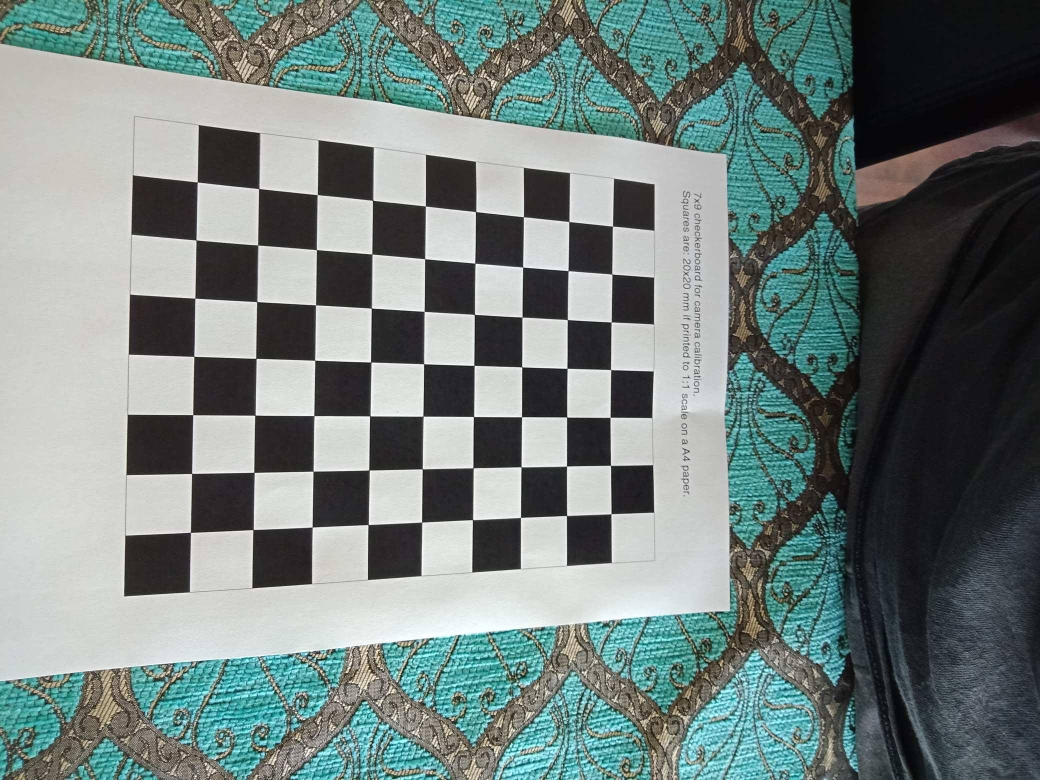
#> input picture P006-Robot_Puppy_Butler/02-Software/Shepherd/Calibration/CH03.jpg, 2080 x 1560 px (shown at 1/2 size); its folder holds 2 pictures in this run
$ python shepherd.py
#> lines starting #> are read from the running program, lines starting #| are printed output that depends on the picture; after the words box and inside, x2 and y2 are one past the last pixel; in counts of white or black regions, pixels touching at a corner belong together
import numpy as np
import cv2
import glob
import cv2.aruco as aruco

check_x = 7
check_y = 9

# termination criteria
criteria = (cv2.TERM_CRITERIA_EPS + cv2.TERM_CRITERIA_MAX_ITER, 30, 0.001)

# prepare object points, like (0,0,0), (1,0,0), (2,0,0) ....,(6,5,0)
objp = np.zeros((check_x*check_y,3), np.float32)
objp[:,:2] = np.mgrid[0:check_x,0:check_y].T.reshape(-1,2)

# Arrays to store object points and image points from all the images.
objpoints = [] # 3d point in real world space
imgpoints = [] # 2d points in image plane.


images = glob.glob('Calibration/*.jpg')

for fname in images:
    print(fname)
    img = cv2.imread(fname)
#> img is the input picture: shape (1560, 2080, 3); mean B, G, R 125.5, 128, 114.6
    gray = cv2.cvtColor(img,cv2.COLOR_BGR2GRAY)
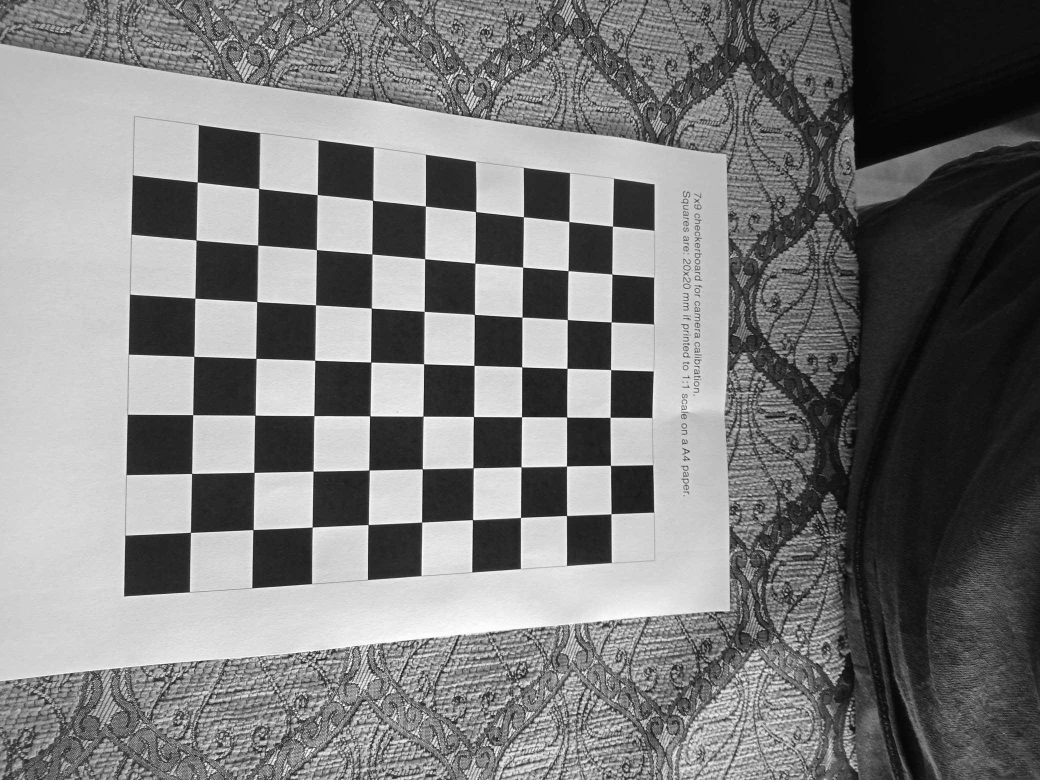
#> gray: shape (1560, 2080) (shown at 1/2 size); min 0, max 255, mean 123.7

    # Find the chess board corners
    ret, corners = cv2.findChessboardCorners(gray, (check_x,check_y),None)
#> ret = True; corners = 63 rows, first 8: [381.3, 1065.4], [384, 947.2], [386.3, 829.7], [387.9, 713.1], [390.1, 596.8], [392.6, 480.6], [394.8, 364.4], [506.4, 1060.1]

    # If found, add object points, image points (after refining them)
    if ret == True:

        objpoints.append(objp)

        corners2 = cv2.cornerSubPix(gray,corners,(check_x,check_y),(-1,-1),criteria)
#> corners2 = 63 rows, first 8: [381.3, 1065.3], [383.7, 947.4], [386.1, 829.8], [388.1, 713.2], [390.3, 596.8], [392.5, 480.4], [394.9, 364.5], [506.6, 1059.7]
        imgpoints.append(corners2)

        # Draw and display the corners
        img = cv2.drawChessboardCorners(img, (check_x,check_y), corners2,ret)
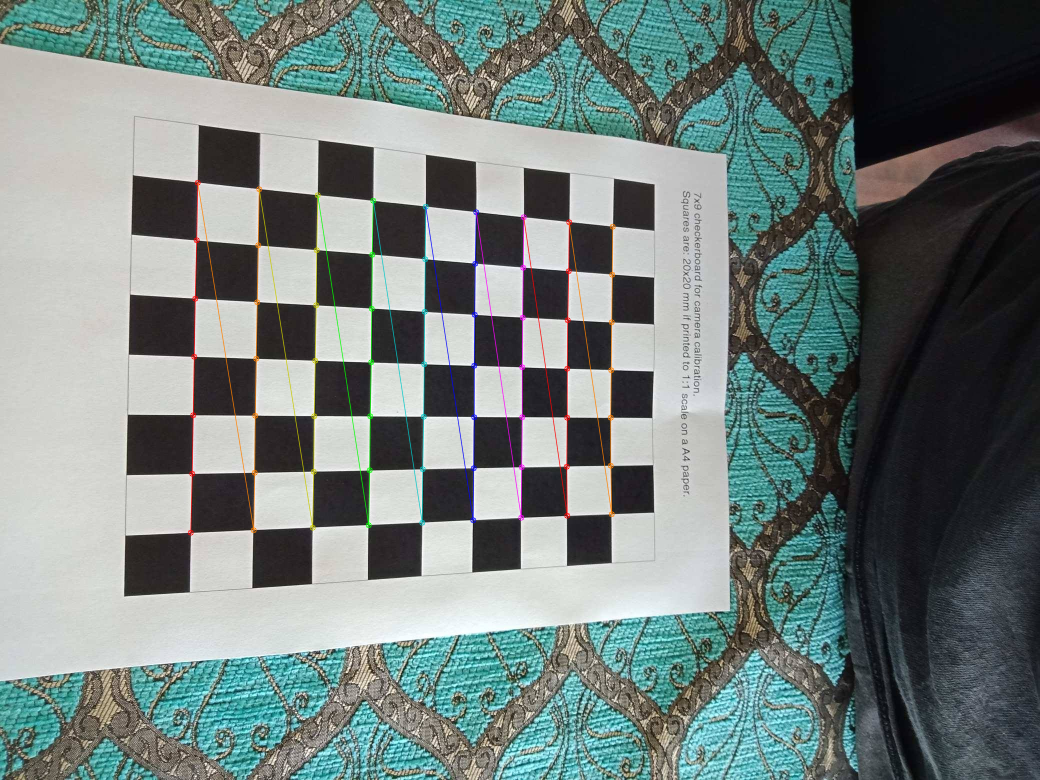
#> img: shape (1560, 2080, 3) (shown at 1/2 size); 1.15% of pixels changed, all inside (x1, y1, x2, y2) = (375, 359, 1232, 1072)
        cv2.imshow(fname,img)
        cv2.waitKey(500)
#> pass 2 of the loop `for fname in images:`:
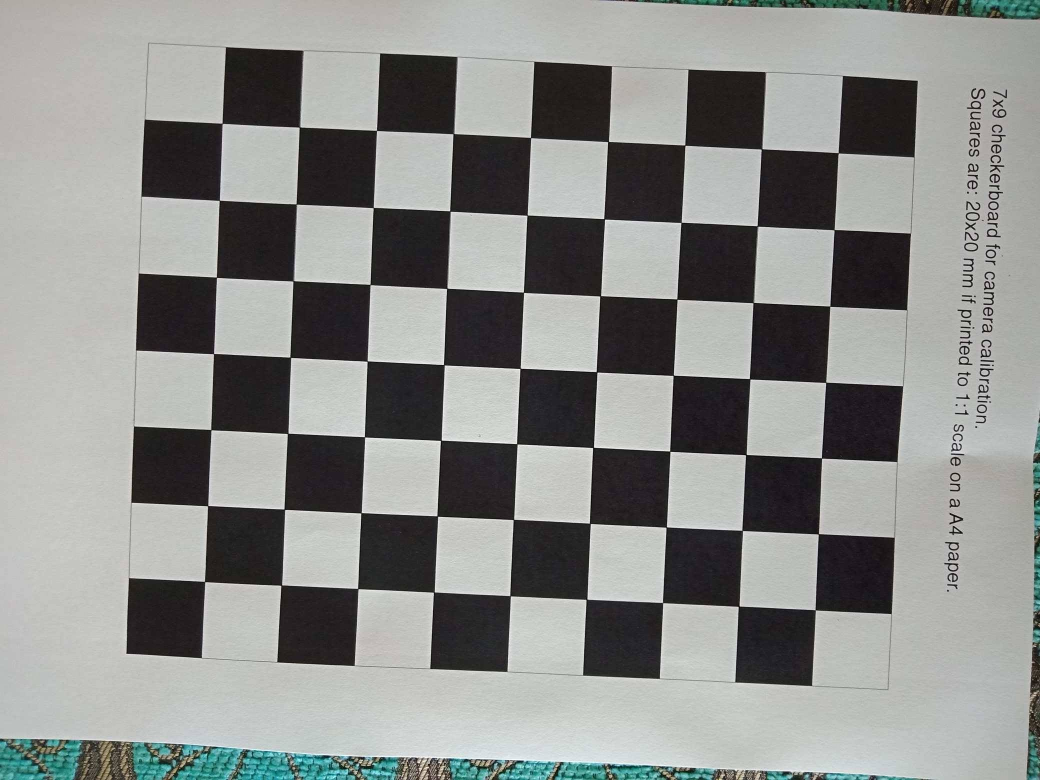
#> input picture P006-Robot_Puppy_Butler/02-Software/Shepherd/Calibration/CH04.jpg, 2080 x 1560 px (shown at 1/2 size)
#> img is the input picture: shape (1560, 2080, 3); mean B, G, R 139.1, 141.8, 140
#> `ret, corners = cv2.findChessboardCorners(gray, (check_x,check_y),None)`: corners = 63 rows, first 8: [409.5, 1163.6], [415.9, 1011.8], [422.4, 859.8], [427.5, 707.7], [433.3, 554.9], [438.9, 401], [444.7, 247], [562.9, 1170.7]
#> corners2 = 63 rows, first 8: [409.6, 1163.6], [416, 1011.7], [422.3, 859.7], [427.5, 707.7], [433.3, 555], [438.9, 401.1], [444.7, 247.1], [562.9, 1170.7]
#> `img = cv2.drawChessboardCorners(img, (check_x,check_y), corners2,ret)`:
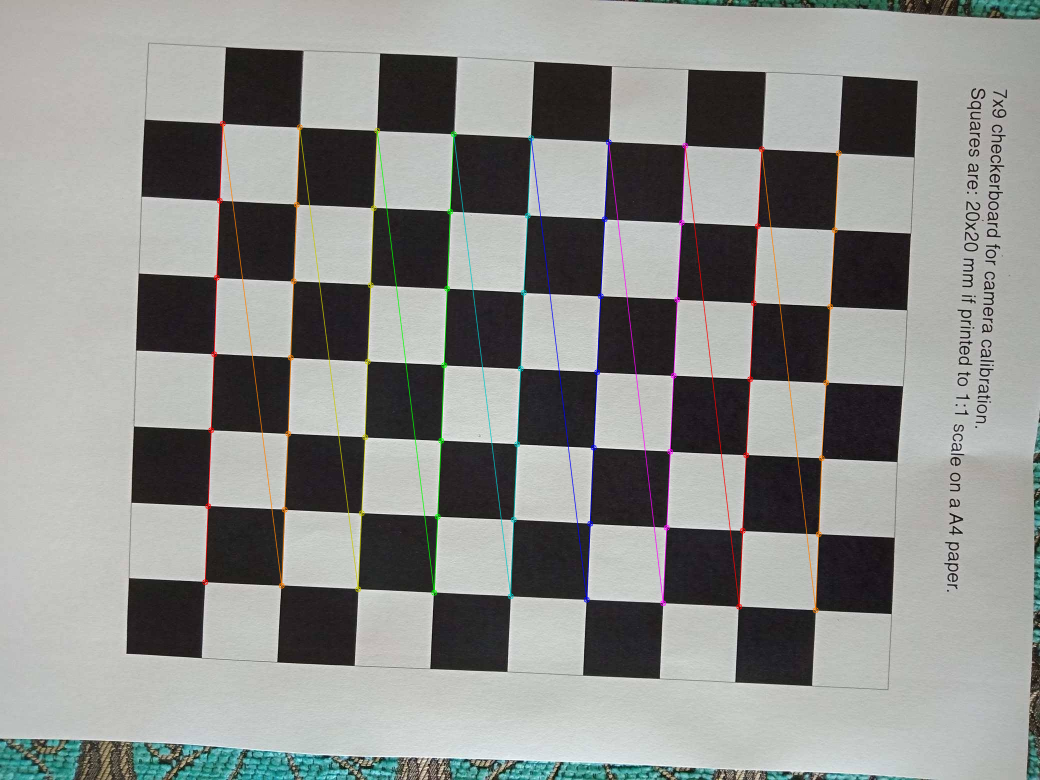
#> img: shape (1560, 2080, 3) (shown at 1/2 size); 1.6% of pixels changed, all inside (x1, y1, x2, y2) = (404, 241, 1684, 1227)

cv2.destroyAllWindows()

ret, mtx, dist, rvecs, tvecs = cv2.calibrateCamera(objpoints, imgpoints, gray.shape[::-1],None,None)
#> ret = 0.655; mtx = [[2021.5, 0, 1263.8], [0, 2013.1, 775.9], [0, 0, 1]]; dist = [[0.0453, -0.184, -0.000673, 0.00168, 0.263]]; rvecs = ([0.37, -0.411, -1.52], [0.021, 0.0137, -1.52]); tvecs = ([-7.47, 2.46, 17.15], [-5.59, 2.55, 13.26])


fname = 'Cluttered/ARUCO_001.jpg'
frame = cv2.imread(fname)
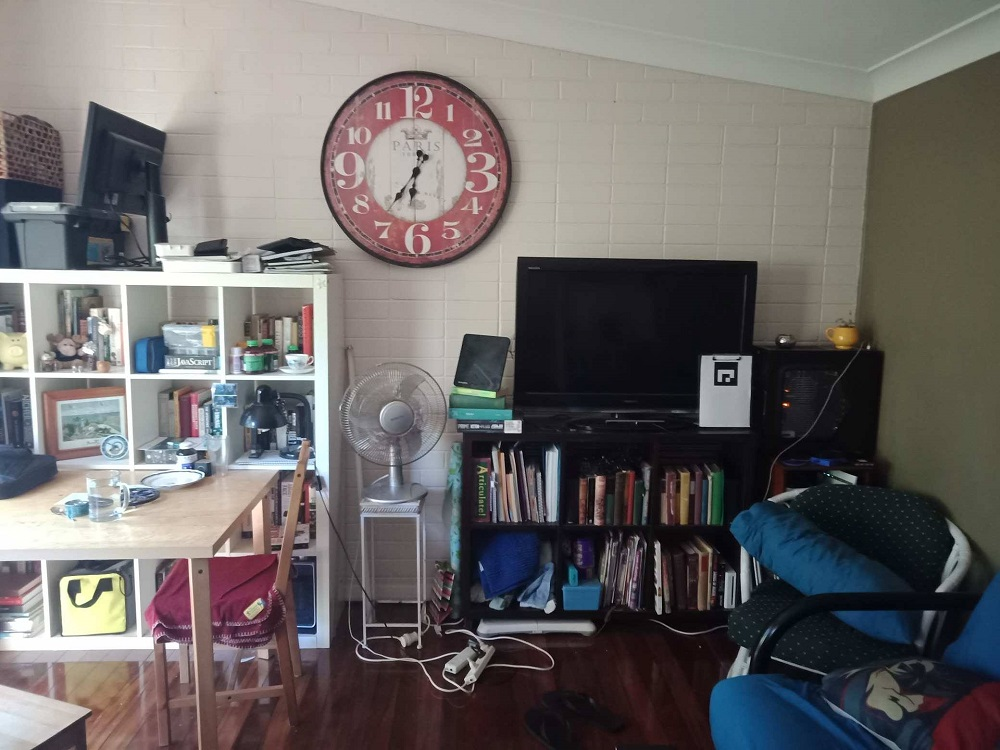
#> input picture P006-Robot_Puppy_Butler/02-Software/Shepherd/Cluttered/ARUCO_001.jpg, 1000 x 750 px
#> frame is the input picture: shape (750, 1000, 3); mean B, G, R 104.7, 105.7, 109.6

cv2.imshow(fname,frame)

# operations on the frame come here
gray = cv2.cvtColor(frame, cv2.COLOR_BGR2GRAY)
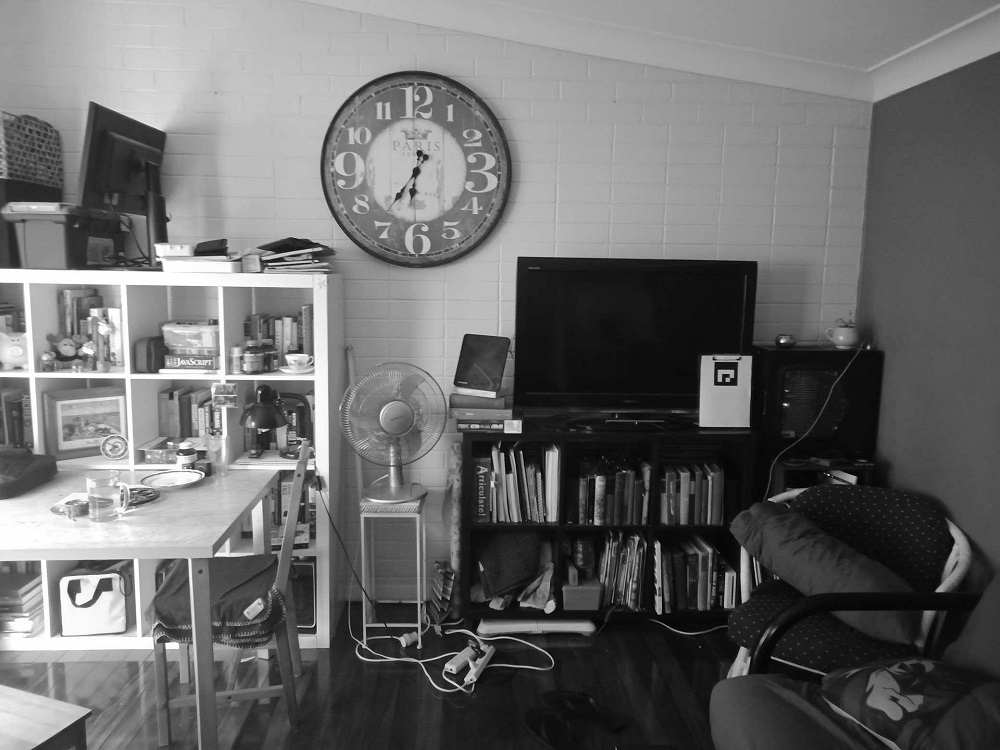
#> gray: shape (750, 1000); min 0, max 255, mean 106.7
aruco_dict = aruco.Dictionary_get(aruco.DICT_4X4_250)
parameters = aruco.DetectorParameters_create()

#lists of ids and the corners beloning to each id
corners, ids, rejectedImgPoints = aruco.detectMarkers(gray, aruco_dict, parameters=parameters)
#> corners = ([[714, 362], [737, 362], [737, 385], [714, 385]],); ids = [1]; rejectedImgPoints = 23 items

font = cv2.FONT_HERSHEY_SIMPLEX #font for displaying text (below)

if np.all(ids != None):
    rvec, tvec,_ = aruco.estimatePoseSingleMarkers(corners[0], 0.05, mtx, dist) #Estimate pose of each marker and return the values rvet and tvec---different from camera coefficients
#> rvec = [[-3.14, -0.00149, 0.0169]]; tvec = [[-1.17, -0.876, 4.39]]
    #(rvec-tvec).any() # get rid of that nasty numpy value array error


#> (the run stopped early here; a loop or call above may not have finished)
